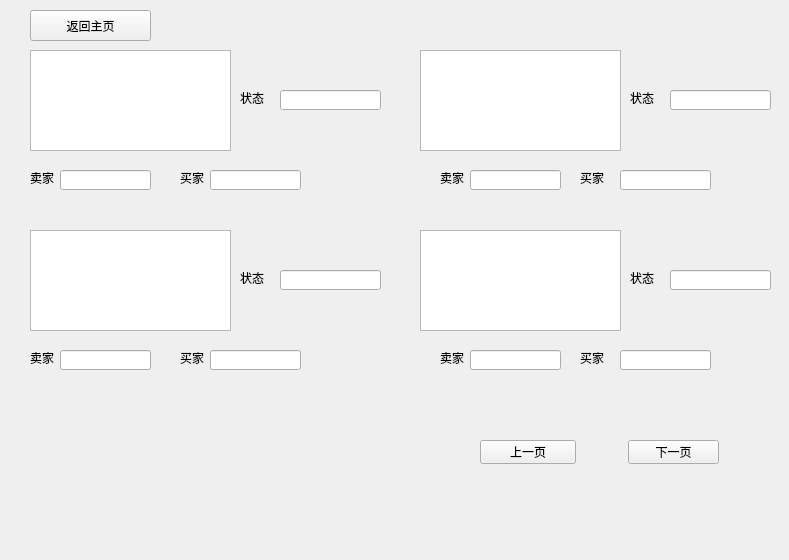
<?xml version="1.0" encoding="UTF-8"?>
<ui version="4.0">
 <class>Form</class>
 <widget class="QWidget" name="Form">
  <property name="geometry">
   <rect>
    <x>0</x>
    <y>0</y>
    <width>789</width>
    <height>560</height>
   </rect>
  </property>
  <property name="windowTitle">
   <string>Form</string>
  </property>
  <widget class="QLabel" name="label_4">
   <property name="geometry">
    <rect>
     <x>440</x>
     <y>170</y>
     <width>31</width>
     <height>16</height>
    </rect>
   </property>
   <property name="text">
    <string>卖家</string>
   </property>
  </widget>
  <widget class="QLineEdit" name="lineEdit_3">
   <property name="geometry">
    <rect>
     <x>620</x>
     <y>170</y>
     <width>91</width>
     <height>20</height>
    </rect>
   </property>
  </widget>
  <widget class="QLineEdit" name="lineEdit_5">
   <property name="geometry">
    <rect>
     <x>210</x>
     <y>350</y>
     <width>91</width>
     <height>20</height>
    </rect>
   </property>
  </widget>
  <widget class="QLineEdit" name="lineEdit_4">
   <property name="geometry">
    <rect>
     <x>470</x>
     <y>170</y>
     <width>91</width>
     <height>20</height>
    </rect>
   </property>
  </widget>
  <widget class="QLabel" name="label_6">
   <property name="geometry">
    <rect>
     <x>30</x>
     <y>350</y>
     <width>31</width>
     <height>16</height>
    </rect>
   </property>
   <property name="text">
    <string>卖家</string>
   </property>
  </widget>
  <widget class="QLineEdit" name="lineEdit_2">
   <property name="geometry">
    <rect>
     <x>210</x>
     <y>170</y>
     <width>91</width>
     <height>20</height>
    </rect>
   </property>
  </widget>
  <widget class="QLabel" name="label_3">
   <property name="geometry">
    <rect>
     <x>580</x>
     <y>170</y>
     <width>31</width>
     <height>16</height>
    </rect>
   </property>
   <property name="text">
    <string>买家</string>
   </property>
  </widget>
  <widget class="QPushButton" name="Next_page_btn">
   <property name="geometry">
    <rect>
     <x>628</x>
     <y>440</y>
     <width>91</width>
     <height>24</height>
    </rect>
   </property>
   <property name="text">
    <string>下一页</string>
   </property>
  </widget>
  <widget class="QLabel" name="label_10">
   <property name="geometry">
    <rect>
     <x>240</x>
     <y>90</y>
     <width>31</width>
     <height>16</height>
    </rect>
   </property>
   <property name="text">
    <string>状态</string>
   </property>
  </widget>
  <widget class="QLineEdit" name="lineEdit_9">
   <property name="geometry">
    <rect>
     <x>280</x>
     <y>270</y>
     <width>101</width>
     <height>20</height>
    </rect>
   </property>
  </widget>
  <widget class="QLabel" name="label">
   <property name="geometry">
    <rect>
     <x>30</x>
     <y>170</y>
     <width>31</width>
     <height>16</height>
    </rect>
   </property>
   <property name="text">
    <string>卖家</string>
   </property>
  </widget>
  <widget class="QLineEdit" name="lineEdit_8">
   <property name="geometry">
    <rect>
     <x>470</x>
     <y>350</y>
     <width>91</width>
     <height>20</height>
    </rect>
   </property>
  </widget>
  <widget class="QLabel" name="label_5">
   <property name="geometry">
    <rect>
     <x>180</x>
     <y>350</y>
     <width>31</width>
     <height>16</height>
    </rect>
   </property>
   <property name="text">
    <string>买家</string>
   </property>
  </widget>
  <widget class="QGraphicsView" name="pro1_view">
   <property name="geometry">
    <rect>
     <x>30</x>
     <y>50</y>
     <width>201</width>
     <height>101</height>
    </rect>
   </property>
  </widget>
  <widget class="QLineEdit" name="lineEdit_7">
   <property name="geometry">
    <rect>
     <x>620</x>
     <y>350</y>
     <width>91</width>
     <height>20</height>
    </rect>
   </property>
  </widget>
  <widget class="QLabel" name="label_11">
   <property name="geometry">
    <rect>
     <x>630</x>
     <y>90</y>
     <width>31</width>
     <height>16</height>
    </rect>
   </property>
   <property name="text">
    <string>状态</string>
   </property>
  </widget>
  <widget class="QLabel" name="label_7">
   <property name="geometry">
    <rect>
     <x>580</x>
     <y>350</y>
     <width>31</width>
     <height>16</height>
    </rect>
   </property>
   <property name="text">
    <string>买家</string>
   </property>
  </widget>
  <widget class="QGraphicsView" name="pro3_view_2">
   <property name="geometry">
    <rect>
     <x>420</x>
     <y>50</y>
     <width>201</width>
     <height>101</height>
    </rect>
   </property>
  </widget>
  <widget class="QLineEdit" name="lineEdit_10">
   <property name="geometry">
    <rect>
     <x>280</x>
     <y>90</y>
     <width>101</width>
     <height>20</height>
    </rect>
   </property>
  </widget>
  <widget class="QLineEdit" name="lineEdit_12">
   <property name="geometry">
    <rect>
     <x>670</x>
     <y>270</y>
     <width>101</width>
     <height>20</height>
    </rect>
   </property>
  </widget>
  <widget class="QLabel" name="label_9">
   <property name="geometry">
    <rect>
     <x>240</x>
     <y>270</y>
     <width>31</width>
     <height>16</height>
    </rect>
   </property>
   <property name="text">
    <string>状态</string>
   </property>
  </widget>
  <widget class="QLineEdit" name="lineEdit">
   <property name="geometry">
    <rect>
     <x>60</x>
     <y>170</y>
     <width>91</width>
     <height>20</height>
    </rect>
   </property>
  </widget>
  <widget class="QLabel" name="label_2">
   <property name="geometry">
    <rect>
     <x>180</x>
     <y>170</y>
     <width>31</width>
     <height>16</height>
    </rect>
   </property>
   <property name="text">
    <string>买家</string>
   </property>
  </widget>
  <widget class="QLineEdit" name="lineEdit_11">
   <property name="geometry">
    <rect>
     <x>670</x>
     <y>90</y>
     <width>101</width>
     <height>20</height>
    </rect>
   </property>
  </widget>
  <widget class="QLabel" name="label_12">
   <property name="geometry">
    <rect>
     <x>630</x>
     <y>270</y>
     <width>31</width>
     <height>16</height>
    </rect>
   </property>
   <property name="text">
    <string>状态</string>
   </property>
  </widget>
  <widget class="QPushButton" name="Prev_page_btn">
   <property name="geometry">
    <rect>
     <x>480</x>
     <y>440</y>
     <width>96</width>
     <height>24</height>
    </rect>
   </property>
   <property name="text">
    <string>上一页</string>
   </property>
  </widget>
  <widget class="QGraphicsView" name="pro4_view_2">
   <property name="geometry">
    <rect>
     <x>420</x>
     <y>230</y>
     <width>201</width>
     <height>101</height>
    </rect>
   </property>
  </widget>
  <widget class="QLabel" name="label_8">
   <property name="geometry">
    <rect>
     <x>440</x>
     <y>350</y>
     <width>31</width>
     <height>16</height>
    </rect>
   </property>
   <property name="text">
    <string>卖家</string>
   </property>
  </widget>
  <widget class="QGraphicsView" name="pro2_view">
   <property name="geometry">
    <rect>
     <x>30</x>
     <y>230</y>
     <width>201</width>
     <height>101</height>
    </rect>
   </property>
  </widget>
  <widget class="QLineEdit" name="lineEdit_6">
   <property name="geometry">
    <rect>
     <x>60</x>
     <y>350</y>
     <width>91</width>
     <height>20</height>
    </rect>
   </property>
  </widget>
  <widget class="QPushButton" name="Back_btn">
   <property name="geometry">
    <rect>
     <x>30</x>
     <y>10</y>
     <width>121</width>
     <height>31</height>
    </rect>
   </property>
   <property name="text">
    <string>返回主页</string>
   </property>
  </widget>
 </widget>
 <resources/>
 <connections/>
</ui>
